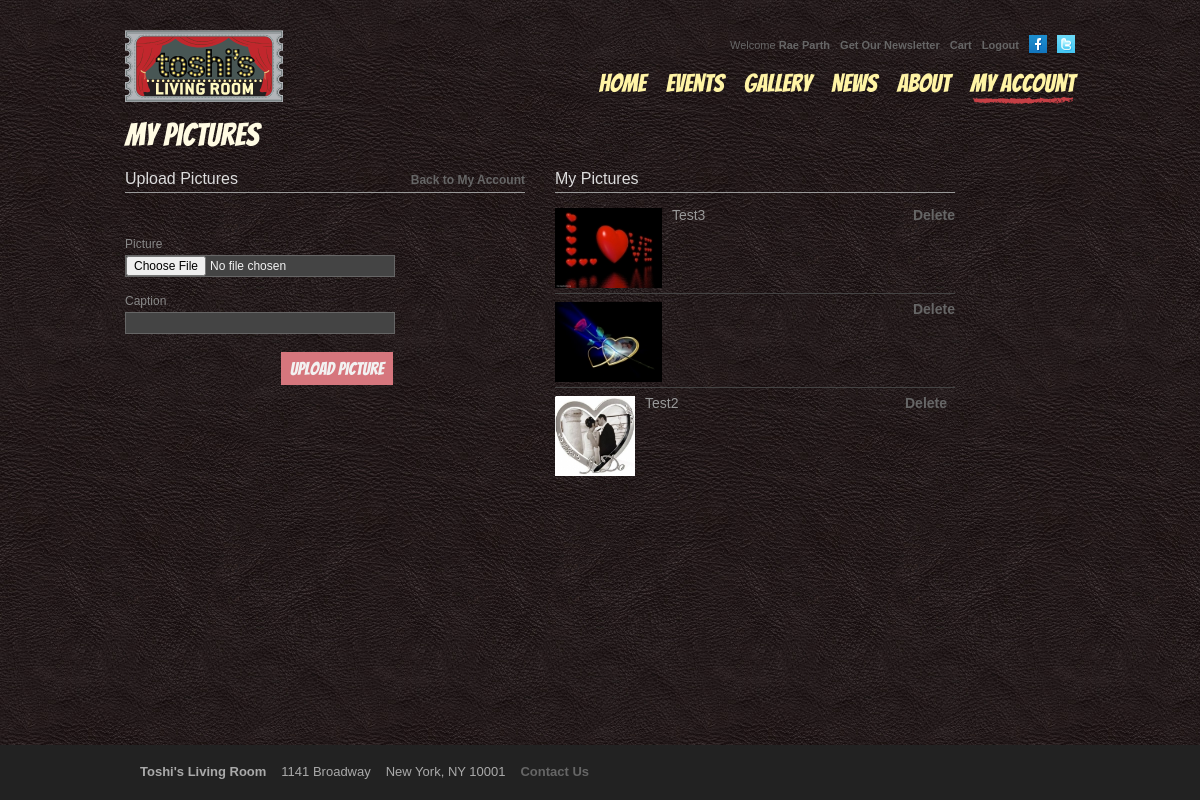
The app's page /my_pictures.php (signed in) with its own data.
### tables this page shows
CREATE TABLE `users_pictures` (
  `id` bigint(21) NOT NULL AUTO_INCREMENT,
  `userid` varchar(255) NOT NULL DEFAULT '',
  `picture` varchar(255) NOT NULL DEFAULT '',
  `caption` varchar(255) DEFAULT NULL,
  `addeddate` date NOT NULL DEFAULT '0000-00-00',
  PRIMARY KEY (`id`)
);

### public_html/my_pictures.php (the view, shortened to what this page needs)
<!DOCTYPE html>
<html lang="en">
<head>
    <?
        $ACTIVEPAGE='my_account';
        $SUBPAGE='my_pictures';
        $PAGETITLE='My Pictures';
    ?>
    <? include("templates/head.php");?>
    <link rel="stylesheet" href="css/my_account.css" type="text/css" media="all">
</head>
<body id="<? echo $ACTIVEPAGE; ?>" class="upload <? echo $SUBPAGE; ?>">
    <div id="wrap">
        <? include("templates/header.php");?>
        <div id="content">
            <h2 class="page_title"><? echo $PAGETITLE; ?></h2>
            <section class="upload_items">
                <div class="section_title">
                    <h3>Upload Pictures</h3>
                    <a href="my_account.php">Back to My Account</a>
                </div>
                <form name="upload_form" id="upload_form" enctype="multipart/form-data" method="post">
                    <div class="field full msg">
                        <p id="msg" class="active">
                        </p>
                    </div>
                    <div class="field">
                        <label>Picture</label>
                        <input type="file" name="picture" id="picture" />
                    </div>
                    <div class="field">
                        <label>Caption</label>
                        <input type="text" name="caption" id="caption" />
                    </div>
                    <div class="field">
                        <input type="submit" value="Upload Picture" class="button red"  onClick="return Proceed();" />
                    </div>
                </form>
            </section>
            <section class="my_items picture_list">
                <div class="section_title">
                    <h3>My Pictures</h3>
                </div>
                <ul class="section_content">
                    <?
                    $getPicturesQuery="SELECT * FROM users_pictures WHERE userid='".trim($_SESSION['UsErId'])."' order by id desc";
                    $getPicturesResult=mysql_query($getPicturesQuery);
                    $getPicturesTotal=mysql_affected_rows();
                    if($getPicturesTotal>0) {
                        for($i=1;$i<=$getPicturesTotal;$i++) {
                            if ($i == $getPicturesTotal) {
                                $itemClass = 'last';
                            }
                            $getPicturesRow = mysql_fetch_array($getPicturesResult);
                            $pictureLink =  "../Users/" . $getPicturesRow['picture'];
                            $pictureThumb = "../Users/thumb/" .  $getPicturesRow['picture'];
                            $pictureCaption = ucfirst(stripslashes($getPicturesRow['caption']));
                    ?>
                            <li class="<? echo $itemClass; ?>">
                                <a class="item_detail" href="#" onClick="javascript:window.open('<? echo $pictureLink; ?>', '', 'width=650,height=500'); return false;">
                                    <img src="<? echo $pictureThumb; ?>" height="80" alt="Picture" />
                                    <span><? echo $pictureCaption; ?></span>
                                </a>
                                <a class="delete_item" href='#' onClick="javascript:document.location.href='my_pictures.php?Did=<? echo $getPicturesRow['id']; ?>';">Delete</a>
                            </li>
                    <? } ?>
                    <? } else {
                        echo "<li class='last'>No Pictures.</li>";
                    }
                    ?>
                </ul>
            </section>
        </div>
    </div>
    <? include("templates/footer.php");?>
</body>
</html>

### public_html/css/style.css (style rules this page uses)
header, #wrap, #content { zoom: 1; }
html, body { height: 100%; margin: 0; }
body { background: url('../images/leather-bg.jpg') #111111 top left; color: #DDDDDD; font-family: 'Arial', sans-serif; font-size: 62.5%; line-height: 1; }
header, #content, footer .footer_wrapper { width:950px; margin:0 auto; padding: 0 20px; }
#wrap { min-height: 100%; overflow: hidden; }
#content { overflow:auto; padding-bottom: 55px; overflow: hidden; }
a, a:visited { color:#666666; font-weight: bold; text-decoration: none; }
.button, a.button { font-family: 'Bangers', sans-serif; font-weight: normal; font-size: 1.8em; padding: 7px 9px; }
.button.red, a.button.red { color: #F2F2F2; background-color: #D6767D; }

### public_html/css/pages.css (style rules this page uses)
#content .page_title { font-family: 'Bangers', sans-serif; font-size: 3.2em; font-weight: normal; color: #FFFBE3; margin-bottom: 10px; }
#content .field.msg { padding: 0; }
#content #msg { display: none; font-size: 1.6em; padding: 10px 0 20px; }
#content #msg.active { display: block; }
#content form .field { padding-bottom: 18px; }
#content form .field, #content form .field input[type='text'], #content form .field input[type='password'], #content form .field input[type='file'], #content form .field textarea { width: 268px; }
#content form .field.full, #content form .field.full input[type='text'], #content form .field.full input[type='password'], #content form .field.full input[type='file'], #content form .field.full textarea { width: 100%; }
#content form label { font-size: 1.2em; color: #888888; margin: 0 15px 5px 0; display: block; }
#content form .field select, #content form .field input[type='text'], #content form .field input[type='password'], #content form .field input[type='file'], #content form .field textarea { color: #F2F2F2; font-size: 1.2em; font-family: 'Arial', sans-serif; background-color: #444444; border: 1px solid #666666; display: block; }
#content form input[type='text'], #content form input[type='password'], #content form textarea { padding: 3px 0; tex-indent: 3px; }
#content form input[type='submit'] { border: none; }
#content form .button, #content form #submit { float: right; }

### public_html/css/my_account.css (style rules this page uses)
#my_account .section_title { border-bottom: solid 1px #999999; margin-bottom: 15px; width: 100%; float: left; }
#my_account .section_title h3 { font-size: 1.6em; font-weight: normal; padding-bottom: 5px; float: left; }
#my_account .section_title a { font-size: 1.2em; padding-top: 3px; float:right; }
#my_account .section_content { font-size: 1.4em; float: left; }
#my_account .section_content li { margin-bottom: 8px; }
#my_account .section_content li span { color: #999999; margin-right: 3px; }
#my_account.upload h2 { margin-bottom: 20px; }
#my_account.upload #content section.upload_items { width: 400px; float: left; }
#my_account.upload #content section.my_items { width: 400px; margin-left: 30px; float: left; }
#my_account.upload .upload_items form { width: 100%; float: left; }
#my_account .my_items .section_content { width: 100%; }
#my_account .my_items .section_content li { width: 100%; display: block; padding-bottom: 5px; border-bottom: 1px solid #444444; float: left; }
#my_account .my_items .section_content li.last { border: none; }
#my_account .my_items .item_detail { font-weight: normal; max-width: 300px; height: 15px; overflow: hidden; float: left; }
#my_account .my_items .item_detail img, #my_account .my_items .item_detail span { float: left; margin-right: 10px; }
#my_account .my_items.picture_list li { text-align: right; }
#my_account .my_items.picture_list li.last { text-align: left; }
#my_account .my_items.picture_list .item_detail { height: 80px; max-width: 350px; text-align: left; }
#my_account .my_items.picture_list .item_detail img { min-height: 80px; max-width: 200px; overflow: hidden; background-color: #CCCCCC; }
#my_account .my_items.picture_list .item_detail span { height: 80px; max-width: 130px; overflow: hidden; }
#my_account .my_items.picture_list .delete_item { width: 50px; max-height: 80px; text-aligh: right; }
#my_account .my_items .delete_item, #my_account .my_items .item_date { float: right; }

### records on screen
users_pictures: picture (picture), caption "Test3"
users_pictures: picture (picture)
users_pictures: picture (picture), caption "Test2"

### other values on screen
GetName1("users","firstname","id",$_SESSION['UsErId']) "Rae"
GetName1("users","lastname","id",$_SESSION['UsErId']) "Parth"
$PAGETITLE "My Pictures"
